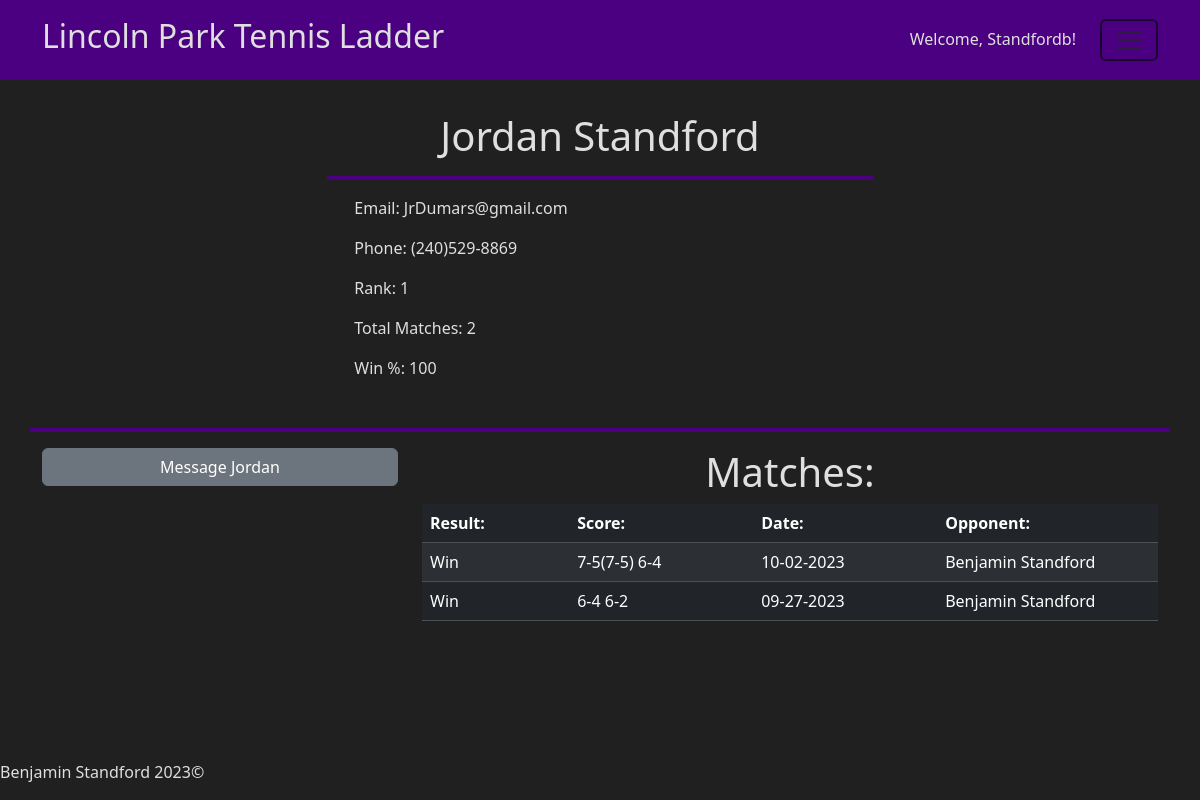
Screenshot of /profile?id=2 (signed in) with the database file from the repository.
### app/helpers.py (models this page shows, shortened)
class User(db.Model):
    id = db.Column(db.Integer(), primary_key=True)
    first= db.Column(db.String(255), nullable=False)
    last = db.Column(db.String(255), nullable=False)
    username = db.Column(db.String(255), unique=True, nullable=False)
    password = db.Column(db.LargeBinary, nullable=False)
    salt = db.Column(db.LargeBinary, nullable=False)
    email = db.Column(db.String(255), unique=True, nullable=False)
    phone = db.Column(db.String(255))
    rank = db.Column(db.Integer(), default=0)
    date_joined = db.Column(db.DateTime, default=datetime.utcnow)
    matches = db.relationship("Match", secondary=user_match, backref="players")
    temp_matches = db.relationship("Temp_match", secondary=user_temp, backref="players")
    matches_won = db.relationship("Match", backref="winner", foreign_keys="Match.winner_id", lazy=True)
    matches_lost = db.relationship("Match", backref="loser", foreign_keys="Match.loser_id", lazy=True)
    temp_matches_won = db.relationship("Temp_match", backref="winner", foreign_keys="Temp_match.winner_id", lazy=True)
    temp_matches_lost = db.relationship("Temp_match", backref="loser", foreign_keys="Temp_match.loser_id", lazy=True)
    msg_sent = db.relationship("Chat", backref="sender", foreign_keys="Chat.sender_id", lazy=True)
    msg_received = db.relationship("Chat", backref="recipient", foreign_keys="Chat.recipient_id", lazy=True)

class Match(db.Model):
    id = db.Column(db.Integer, primary_key=True)
    score = db.Column(db.String(50))
    winner_id = db.Column(db.Integer, db.ForeignKey("user.id"))
    loser_id = db.Column(db.Integer, db.ForeignKey("user.id"))
    date_played = db.Column(db.DateTime, default=datetime.utcnow)

### app/routes.py (the view)
@app.route("/profile")
def profile():
        id = request.args.get('id')
        profile, stats = h.get_profile(id)
        if "USER" in session:
            try:
                messages = h.get_private_messages(profile.id, session["USER"])
                return render_template("profile.html", profile=profile, stats=stats, messages=messages)
            except KeyError:
                print("Exception caught! KeyError")
                return render_template("profile.html", profile=profile, stats=stats)
        else:
            return render_template("profile.html", profile=profile, stats=stats)

### app/helpers.py (called while the page is built)
def get_profile(id):
    profile = User.query.filter_by(id=id).first()
    stats = []
    if profile.matches:
        for match in profile.matches:
            remove_timestamp(match)
        stats.append(len(profile.matches))
        stats.append(int(len(profile.matches_won) / len(profile.matches) * 100))
    else:
        stats.append("No matches played yet")
        stats.append("N/A")
    return profile, stats

def get_private_messages(recipient, sender):
    messages = Chat.query.filter_by(sender_id=sender, recipient_id=recipient).all()
    messages += Chat.query.filter_by(sender_id=recipient, recipient_id=sender).all()
    for message in messages:
        message.time = format_timestamp(message.timestamp)
    return messages

def format_timestamp(timestamp):
    timestamp = pytz.utc.localize(timestamp)
    timestamp = timestamp.astimezone(pytz.timezone("Us/Eastern"))
    time = timestamp.strftime(c.TIMESTAMP_FULL)
    return time

def remove_timestamp(match):
    match.date = match.date_played.strftime(c.TIMESTAMP_DATE_ONLY)
    return match

### app/templates/profile.html (shortened to what this page needs)
{% extends "layout.html" %}
{% block main %}
    <div class="container">
        <div class="p-3"></div>
        <div class="row justify-content-center">
            {% if "USER" in session %}
                {% if profile.id != session["USER"] %}
                    <div class="col-12 col-lg-6">
                        <h1 class="text-center">{{ profile.first }} {{ profile.last }}</h1>
                        <hr class="border-4 opacity-100">
                        <div style="padding-left: 5%">
                            <p>Email: {{ profile.email }}</p>
                            <p>Phone: {{ profile.phone }}</p>
                            <p>Rank: {{ profile.rank }}</p>
                            <p>Total Matches: {{ stats[0] }}</p>
                            <p>Win %: {{ stats[1] }}</p>
                        </div>
                    </div>
                {% endif %}
            {% endif %}
        </div>
        <div class="row justify-content-center">
            <div class="p-3"></div>
            <hr class="border-4 opacity-100">
            {% if "USER" in session and session["USER"] != profile.id %}
                <div class="col-12 col-md-4">
                    <button class="btn btn-secondary mb-3" id="chat-btn" style="width: 100%" type="button" data-bs-toggle="collapse" data-bs-target="#collapseExample" aria-expanded="false" aria-controls="collapseExample">
                        Message {{ profile.first}}
                    </button>
                </div>
            {% endif %}
            <div class="col-12 col-md-8 text-center">
                <h1>Matches:</h1>
                <table class="table table-dark table-striped table-hover">
                    <thead>
                        <tr>
                            <th style="width: 20%">Result:</th>
                            <th style="width: 25%">Score:</th>
                            <th style="width: 25%">Date:</th>
                            <th style="width: 30%">Opponent:</th>
                        </tr>
                    </thead>
                    <tbody>
                        {% for match in profile.matches|sort(attribute='id', reverse=True)|sort(attribute='date_played', reverse=True) %}
                            <tr>
                                <td>
                                    {% if match.winner_id == profile.id %}
                                        Win
                                    {% else %}
                                        Loss
                                    {% endif %}
                                </td>
                                <td>{{ match.score }}</td>
                                <td>{{ match.date }}</td>
                                {% if match.winner_id == profile.id %}
                                <td><a href="/profile?id={{ match.loser_id }}">
                                    {% if match.loser.first %}
                                        {{ match.loser.first }} {{ match.loser.last }}
                                    {% else %}
                                        [Account Deleted]
                                    {% endif %}</a></td>
                                {% endif %}
                            </tr>
                        {% endfor %}
                    </tbody>
                </table>
            </div>
        </div>
    </div>
{% endblock %}

### app/templates/layout.html (shortened to what this page needs)
<!DOCTYPE <!DOCTYPE html>
<html lang="en">
    <head>
        <link href="https://cdn.jsdelivr.net/npm/bootstrap@5.3.2/dist/css/bootstrap.min.css" rel="stylesheet">
        <link rel="stylesheet" href={{ url_for("static", filename="styles.css") }}>
    </head>
    <body>
        <header class="sticky-top">
            <div class="container">
                {% if page == 'register' %}
                <div class="row align-items-center justify-content-between" id="header-row">
                    <div class="col-12 col-md-3 col-lg-5 text-center text-md-start">
                        <a href="/" id="logo" alt="Logo">
                            <h2>Lincoln Park Tennis Ladder</h2>
                        </a>
                    </div>
                    </div>
                        {% else %}
                        <div class="row align-items-center justify-content-between" id="header-row">
                            <div class="col-12 col-md-7 text-center text-md-start">
                                <a href="/" id="logo" alt="Logo">
                                    <h2>Lincoln Park Tennis Ladder</h2>
                                </a>
                            </div>
                        <div class="col-12 col-md-5">
                            <div class="row justify-content-center justify-content-md-end">
                                <div class="col-auto">
                                    <p>Welcome, <a href="/profile?id={{ session['USER'] }}" class="plain">{{ session['USERNAME'] }}! </a></p>
                                </div>
                                <div class="col-auto">
                                    <div class="navbar">
                                        <button class="navbar-toggler" type="button" data-bs-toggle="dropdown" aria-expanded="false">
                                            <span class="navbar-toggler-icon"></span>
                                        </button>
                                    </div>
                                </div>
                        </div>
                    {% endif %}
                </div>
            </div>
        </header>
        <main>
            {% block main %}
            {% endblock %}
            <div class="p-5"></div>
        </main>
        <footer class="fixed-bottom">
            <address>Benjamin Standford 2023©</address>
        </footer>
    </body>
</html>

### app/static/styles.css (style rules this page uses)
body { background-color: #202020; color: #dfdfdf; }
header { background-color:indigo; }
a { color: inherit; text-decoration: none; }
hr { color:indigo; }
.navbar-toggler { border: 2px solid; }
#header-row { min-height: 80px; }

### rows the page displays
User: USERNAME "Standfordb"
User: first "Jordan", last "Standford", email "JrDumars@gmail.com", phone "(240)529-8869", rank "1"
Match: shows "Win", score "7-5(7-5) 6-4", date "10-02-2023", loser.first "Benjamin", loser.last "Standford"
Match: shows "Win", score "6-4 6-2", date "09-27-2023", loser.first "Benjamin", loser.last "Standford"

### other values shown
{{ stats[0] }} "2"
{{ stats[1] }} "100"
